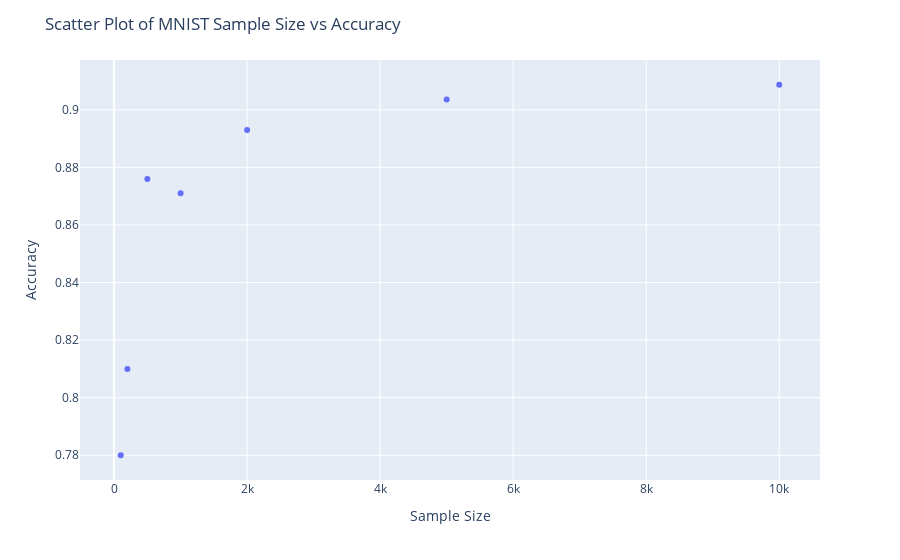

This figure's notebook cell:
### Markdown cell above
### (4a) MNIST Accuracy Plot

### Code cell
import plotly.express as px

MNIST_accuracies_df = pd.DataFrame({'Sample Size' : MNIST_training_sizes, 'Accuracy' : MNIST_accuracies})
fig = px.scatter(MNIST_accuracies_df, x = "Sample Size",y = "Accuracy", hover_data=['Accuracy'])
fig.update_layout(title='Scatter Plot of MNIST Sample Size vs Accuracy')
fig.show()

### Figure 1 — Plotly figure (JSON) as saved in the notebook; plotly's stock layout.template omitted (floating-point values rounded to 4 significant figures)
{"data": [{"hovertemplate": "Sample Size=%{x}<br>Accuracy=%{y}<extra></extra>", "legendgroup": "", "marker": {"color": "#636efa", "symbol": "circle"}, "mode": "markers", "name": "", "orientation": "v", "showlegend": false, "type": "scatter", "x": [100, 200, 500, 1000, 2000, 5000, 10000], "xaxis": "x", "y": [0.78, 0.81, 0.876, 0.871, 0.893, 0.9036, 0.9087], "yaxis": "y"}], "layout": {"legend": {"tracegroupgap": 0}, "margin": {"t": 60}, "title": {"text": "Scatter Plot of MNIST Sample Size vs Accuracy"}, "xaxis": {"anchor": "y", "domain": [0, 1], "title": {"text": "Sample Size"}}, "yaxis": {"anchor": "x", "domain": [0, 1], "title": {"text": "Accuracy"}}}}
